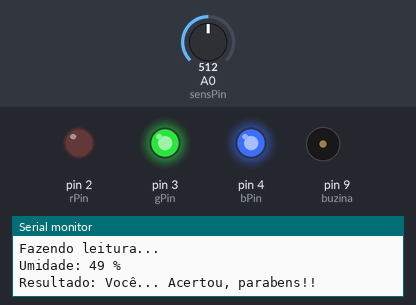
Recording of a sketch running on a simulated Arduino Mega 2560, built with avr-gcc and run on an emulated ATmega2560. Parts: output pins drawn as LEDs (lit = HIGH), buzzer (waves = sounding), the last lines printed to the serial monitor. Inputs (shaded band) come from the test bench; at power-on: A0 (sensPin) = 512.

Above: at 1.8 s.
1.9 s: A0 (sensPin) set to 544
7.1 s: A0 (sensPin) set to 570
At 11.5 s:
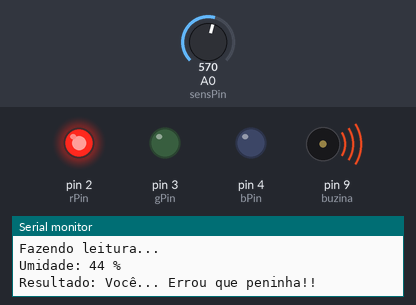
13.7 s: A0 (sensPin) set to 511
At 16.7 s:
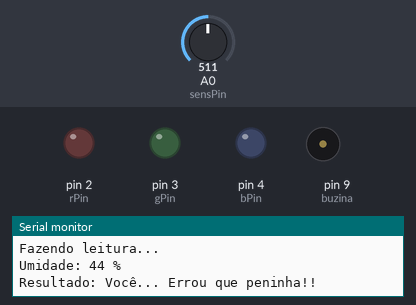
19.9 s: A0 (sensPin) set to 458
24.1 s: A0 (sensPin) set to 434
At 30.8 s:
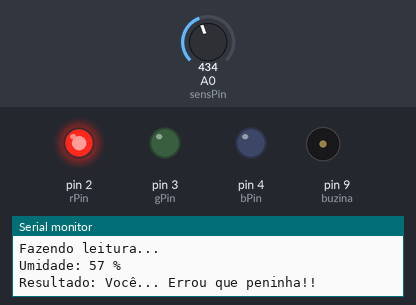
Timing chart, 0 to 31.7 s (numbered marks = the images above; inputs shaded):
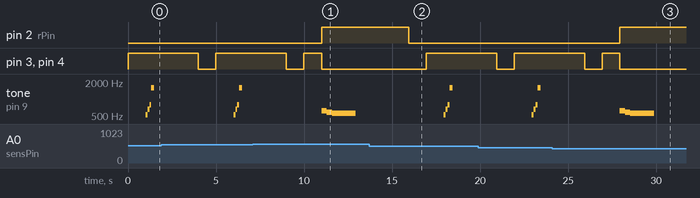

The sketch:

sketch.ino
```cpp
const int rPin = 2;
const int gPin = 3;
const int bPin = 4;
int buzina = 9;
int sensPin = A0;

const int limitMin = 45;
const int limitMax = 55;
const int sensMin = 0;
const int sensMax = 1023;
const int sensAr = 800;


void setup() {
  Serial.begin(9600);
  pinMode(rPin, OUTPUT);
  pinMode(gPin, OUTPUT);
  pinMode(bPin, OUTPUT);
  pinMode(buzina, OUTPUT);
}

void loop() {
  Serial.println("\nAguardando sensor no solo...");
  corBlue();

  while (analogRead(sensPin) == sensAr){
    tone(buzina, 392, 70);
    delay(750);
    tone(buzina, 415, 70);
    delay(750);
  }

  noTone(buzina);
  Serial.println("Fazendo leitura...");
  delay(1000);

  int valorSens = analogRead(sensPin);
  int umidSolo = map (valorSens, sensMax, sensMin, 0, 100);

  Serial.print("Umidade: ");
  Serial.print(umidSolo);
  Serial.println(" %");

  if (umidSolo > limitMax || umidSolo < limitMin) {
    Serial.println("Resultado: Você... Errou que peninha!!");
    corRed();
    tone(buzina, 622);
    delay(300);
    tone(buzina, 587);
    delay(300);
    tone(buzina, 554);
    delay(300);
    for (byte i = 0; i < 10; i++) {
      for (int pitch = -10; pitch <= 10; pitch++) {
        tone(buzina, 523 + pitch);
        delay(5);
      }
    }
    noTone(buzina);
    delay(500);
  } else {
    Serial.println("Resultado: Você... Acertou, parabens!!");
    tone(buzina, 523, 110);
    delay(110);
    tone(buzina, 659, 110);
    delay(110);
    tone(buzina, 784, 110);
    delay(110);
    tone(buzina, 1568, 165);
    delay(165);
  }
  delay(2500);
  noTone(buzina);
  offLed();
  delay(1000);
}


void corRed() {
  digitalWrite(rPin, 255);
  digitalWrite(gPin, 0);
  digitalWrite(bPin, 0);
}

void corGreen() {
  digitalWrite(rPin, 0);
  digitalWrite(gPin, 238);
  digitalWrite(bPin, 0);
}

void corBlue() {
  digitalWrite(rPin, 0);
  digitalWrite(gPin, 191);
  digitalWrite(bPin, 255);
}

void offLed() {
  digitalWrite(rPin, LOW);
  digitalWrite(gPin, LOW);
  digitalWrite(bPin, LOW);
}
```

Measured:
- the behaviour switches between 562 and 563 on A0 (sensPin) (found by bisection; images 0 and 1)
- the behaviour switches between 451 and 450 on A0 (sensPin) (found by bisection; images 2 and 3)
- after the input at 7.1 s, pin 2 (rPin): LOW → HIGH after 3.9 s
- after the input at 13.7 s, pin 2 (rPin): goes on until 15.9 s, then stays LOW; pin 3 (gPin), pin 4 (bPin): goes on until 16.9 s, then stays HIGH
- after the input at 24.1 s, pin 2 (rPin): LOW → HIGH after 3.8 s
